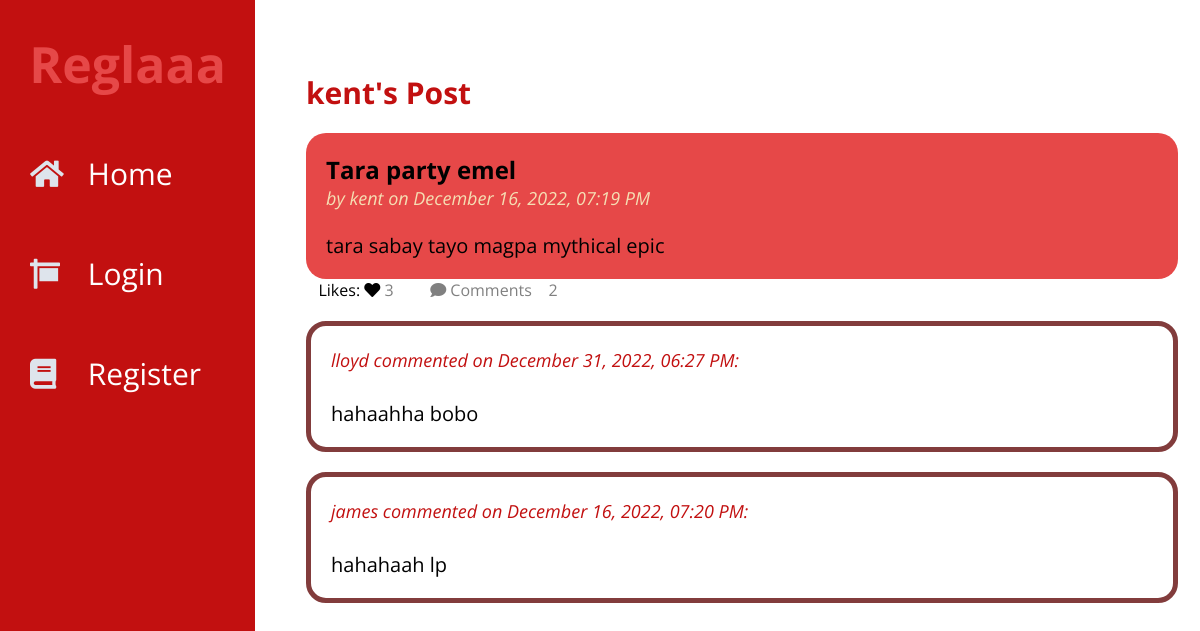
/comments/4/view, run on the app's committed database.
### tables this page shows
CREATE TABLE user (
  id INTEGER PRIMARY KEY AUTOINCREMENT,
  username TEXT UNIQUE NOT NULL,
  password TEXT NOT NULL
);

CREATE TABLE post (
  id INTEGER PRIMARY KEY AUTOINCREMENT,
  author_id INTEGER NOT NULL,
  created TIMESTAMP DEFAULT (datetime('now','localtime')),
  title TEXT NOT NULL,
  body TEXT NOT NULL,
  FOREIGN KEY (author_id) REFERENCES user (id)
);

CREATE TABLE comments (
  id INTEGER PRIMARY KEY AUTOINCREMENT,
  post_id INTEGER NOT NULL,
  user_id INTEGER NOT NULL,
  body TEXT NOT NULL,
  created TIMESTAMP DEFAULT (datetime('now','localtime')),
  FOREIGN KEY (post_id) REFERENCES post (id),
  FOREIGN KEY (user_id) REFERENCES user (id)
);

### flaskr/blog.py (the view, shortened to what this page needs)
@bp.route("/comments/<int:post_id>/<action>",methods=("GET", "POST"))
def comments(post_id,action):
    db = get_db()
    post = db.execute(
        "SELECT p.id, title, body, created, author_id, username,"
        "(SELECT COUNT(user_id) FROM likes WHERE post_id = p.id) AS likes,"
        "(SELECT COUNT(user_id) FROM comments WHERE post_id = p.id) AS comments"
        " FROM post p JOIN user u ON p.author_id = u.id"
        " WHERE p.id = ?"
        " ORDER BY created DESC"
        , (post_id,),
    ).fetchone()
    comms = db.execute(
        "SELECT c.id, body, created, user_id, username"
        " FROM comments c JOIN user u ON c.user_id = u.id"
        " WHERE c.post_id = ?"
        " ORDER BY created DESC"
        , (post_id,),
    ).fetchall()
    return render_template("blog/comments.html",post=post,comms=comms,action=action)

### flaskr/auth.py (called while the page is built, shortened)
@bp.before_app_request
def load_logged_in_user():
    user_id = session.get("user_id")
    if user_id is None:
        g.user = None
        g.liked = None

### flaskr/db.py (called while the page is built)
def get_db():
    if "db" not in g:
        g.db = sqlite3.connect(
            current_app.config["DATABASE"], detect_types=sqlite3.PARSE_DECLTYPES
        )
        g.db.row_factory = sqlite3.Row
    return g.db

### flaskr/templates/blog/comments.html (shortened to what this page needs)
{% extends 'base.html' %}
{% block posts %}
  <p class="title">{% block title %}{{post['username']}}'s Post{% endblock %}</p>
{% endblock %}
{% block content %}
<article class="post">
        <div class="body">
            <h2>{{ post['title'] }}</h2>
            <p class="about">by {{ post['username'] }} on {{ post['created'].strftime("%B %d, %Y, %I:%M %p") }}</p>
            <br>
            <br>
            <p class="body">{{ post['body'] }}</p>
        </div>
</article>
    <div class="opt">
        {% if g.user %}
            {% if [post['id'],g.user['id']] in g.liked %}
                <a class="unlike" href="{{ url_for('blog.like_action', post_id=post.id, action='unlike') }}">
                    <span class="icon">&nbsp&nbsp&nbsp<i class="fas fa-heart"></i></span>
                    <span class="item">Unlike</span>
                </a>
            {% else %}
                <a href="{{ url_for('blog.like_action', post_id=post.id, action='like') }}">
                    <span class="icon">&nbsp&nbsp&nbsp<i class="fas fa-heart"></i></span>
                    <span class="item">Like {{ like }}</span>
                </a>
            {% endif %}
        {% else %}
        <span class="icon">&nbsp&nbsp&nbspLikes: <i class="fas fa-heart"></i></span>
        {% endif %}
        <p>{{ post['likes'] }}</p>
        <a>
            <span class="icon">&nbsp&nbsp&nbsp<i class="fas fa-comment"></i></span>
            <span class="item">Comments &nbsp&nbsp&nbsp{{ post.comments }}</span>
        </a>
    </div>
{% if action == 'add' %}
<div class="form">
  <form method="post">
    <label for="body">Comment as {{ g.user['username'] }}: </label>
    <textarea class="com" name="body" id="body">{{ request.form['body'] }}</textarea>
    <input type="submit" value="Comment">
  </form>
  </div>
{% else %}
{% for comm in comms %}
<article class="comment">
    <div class="body">
        <p class="about">{{comm.username}} commented on {{comm.created.strftime("%B %d, %Y, %I:%M %p")}}: </p>
        <br>
        <br>
        <p class="body">{{comm.body}}</p>
    </div>
</article>
{% endfor %}
{% endif %}
{% endblock %}

### flaskr/static/style.css (style rules this page uses)
* { list-style: none; text-decoration: none; margin: 0; padding: 0; box-sizing: border-box; font-family: 'Open Sans', sans-serif; }
.post { margin-top: 20px; padding: 20px; border-radius: 20px; background-color: #E64848; transition: all 1s ease; }
.post .about { color: wheat; font-size: 18px; font-style: italic; }
.title { color: #C21010; font-weight: bold; font-size: 30px; }
.opt { display: block; }
.opt a,p { display: inline-block; margin-right: 20px; color: #808080; }
.comment { display: block; margin-top: 20px; padding: 20px; border-radius: 20px; border: 5px solid #823c3c; transition: all 1s ease; font-size: 20px; }
.comment .about { color: #C21010; font-size: 18px; font-style: italic; }
p.body { white-space: pre-line; font-size: 20px; color: black !important; }

### data on the page
user: username "kent"
post: title "Tara party emel", created "December 16, 2022, 07:19 PM", body "tara sabay tayo magpa mythical epic"
comments: username "lloyd", created "December 31, 2022, 06:27 PM", body "hahaahha bobo"
comments: username "james", created "December 16, 2022, 07:20 PM", body "hahahaah lp"

### other printed values
{{ post['likes'] }} "3"
{{ post.comments }} "2"
